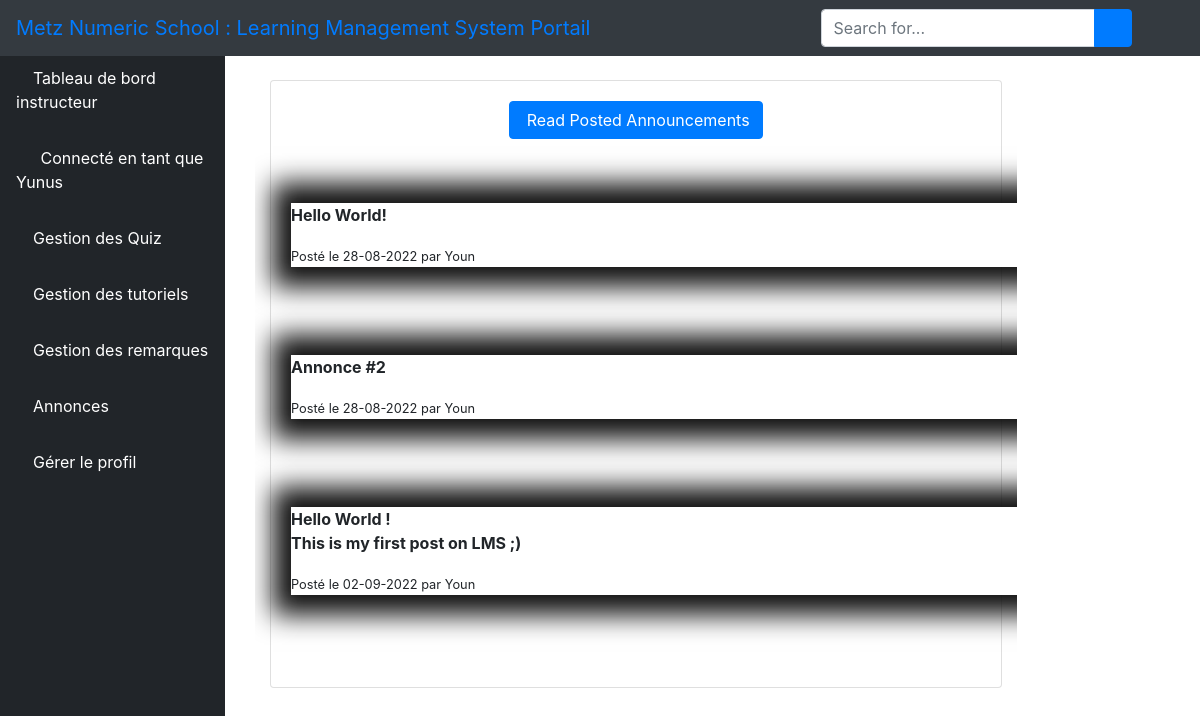
Screenshot of /llchat/ (signed in) with the database file from the repository.
### elearn/models.py (models this page shows)
class User(AbstractUser):
    is_learner = models.BooleanField(default=False)
    is_instructor = models.BooleanField(default=False)
    is_admin = models.BooleanField(default=False)

class Announcement(models.Model):
    user = models.ForeignKey(User, on_delete=models.CASCADE)
    content = models.TextField()
    posted_at = models.DateTimeField(auto_now=True, null=True)
    def __str__(self):
        return str(self.content)

### elearn/views.py (the view)
# urls.py: path('llchat/', views.TiseList.as_view(), name='llchat'),
class TiseList(LoginRequiredMixin, ListView):
    model = Announcement
    template_name = 'dashboard/instructor/tise_list.html'
    def get_queryset(self):
        return Announcement.objects.filter(posted_at__lt=timezone.now()).order_by('posted_at')

### elearn/templates/dashboard/instructor/tise_list.html (shortened to what this page needs)
{% extends 'dashboard/instructor/base.html' %}
{% block body %}
    <div class="container-fluid">
    <div class="row">
        <div class="col-11 mb-3">
            <div class="col-11 mb-3">
                <div id="content-wrapper" style="padding-top: 30px">
                    <div class="container-fluid">
                        <div class="card mb-3">
                            <div class="card-body">
                                <center><a href="/llchat">
                                    <button class="btn btn btn-primary">
                                        Read Posted Announcements
                                    </button>
                                </a><br><br><br></center>
                                {% for chat in object_list %}
                                    <div class="chat"
                                         style="width: 150%; background: white; box-shadow: 2px 0px 25px 20px #111;">
                                        <p><b class="chat-content">{{ chat|linebreaks }}</b></p>
                                        <small class="chat-date">Posté le {{ chat.posted_at }}
                                            par {{ chat.user }}</small>
                                    </div><br><br><br>
                                {% empty %}
                                    <h1 class="heading">Pas encore de message. Soyez le premier à envoyer un message !</h1><br>
                                {% endfor %}
                            </div>
                        </div>
                    </div>
                </div>
            </div>
        </div>
    </div>
{% endblock body %}

### elearn/templates/dashboard/instructor/base.html (shortened to what this page needs)
<!DOCTYPE html>
<html lang="en">
<head>
    {% load static %}
    <link href="{% static 'vendor/fontawesome-free/css/all.min.css' %}" rel="stylesheet" type="text/css">
    <link href="{% static 'vendor/datatables/dataTables.bootstrap4.css' %}" rel="stylesheet">
    <link href="{% static 'css/sb-admin.css' %}" rel="stylesheet">
</head>
<body id="page-top">
<nav class="navbar navbar-expand navbar-dark bg-dark fixed-top">
    <a class="navbar-brand mr-1 text-primary" href="">Metz Numeric School : Learning Management System Portail</a>
    <button class="btn btn-link btn-sm text-white order-1 order-sm-0" id="sidebarToggle" href="#">
        <i class="fas fa-bars"></i>
    </button>
    <form class="d-none d-md-inline-block form-inline ml-auto mr-0 mr-md-3 my-2 my-md-0">
        <div class="input-group">
            <input type="text" class="form-control" placeholder="Search for..." aria-label="Rechercher"
                   aria-describedby="basic-addon2">
            <div class="input-group-append">
                <button class="btn btn-primary" type="button">
                    <i class="fas fa-search"></i>
                </button>
            </div>
        </div>
    </form>
    <ul class="navbar-nav ml-auto ml-md-0">
        <li class="nav-item dropdown no-arrow">
            <a class="nav-link dropdown-toggle" href="#" id="userDropdown" role="button" data-toggle="dropdown"
               aria-haspopup="true" aria-expanded="false">
                <i class="fas fa-user-circle fa-fw text-primary"></i>
            </a>
        </li>
    </ul>
</nav>
<div id="wrapper" style="padding-top: 50px;">
    <ul class="sidebar navbar-nav">
        <li class="nav-item active">
            <a class="nav-link" href="{% url 'instructor' %}">
                <i class="fa fa-home" aria-hidden="true"></i>
                <span>Tableau de bord instructeur</span>
            </a>
        </li>
        <li class="nav-item active">
            <a class="nav-link" href="">
                <i class="fas fa-user-circle fa-fw text-primary"></i>
                <span>Connecté en tant que {{ user.username }}</span>
            </a>
        </li>
        <li class="nav-item dropdown no-arrow">
            <a class="nav-link dropdown-toggle" data-toggle="dropdown" aria-haspopup="true" aria-expanded="false"
               href="">
                <i class="fa fa-th-list" aria-hidden="true"></i>
                <span style="color: white">Gestion des Quiz</span>
            </a>
        </li>
        <li class="nav-item dropdown no-arrow">
            <a class="nav-link dropdown-toggle" data-toggle="dropdown" aria-haspopup="true" aria-expanded="false"
               href="">
                <i class="fas fa-book-reader" aria-hidden="true"></i>
                <span style="color: white">Gestion des tutoriels</span>
            </a>
        </li>
        <li class="nav-item">
            <a class="nav-link" href="{% url 'lnotes' %}">
                <i class="fas fa-pen" aria-hidden="true"></i>
                <span style="color: white">Gestion des remarques</span>
            </a>
        </li>
        <li class="nav-item dropdown no-arrow">
            <a class="nav-link dropdown-toggle" data-toggle="dropdown" aria-haspopup="true" aria-expanded="false"
               href="">
                <i class="fas fa-bell"></i>
                <span style="color: white">Annonces</span>
            </a>
        </li>
        <li class="nav-item dropdown no-arrow">
            <a class="nav-link dropdown-toggle" data-toggle="dropdown" aria-haspopup="true" aria-expanded="false"
               href="">
                <i class="fas fa-user text-default"></i>
                <span style="color: white">Gérer le profil</span>
            </a>
        </li>
    </ul>
    {% block body %}{% endblock %}
</div>

### rows the page displays
User: username "Yunus"
Announcement: posted_at "28-08-2022", user "Youn"
Announcement: posted_at "28-08-2022", user "Youn"
Announcement: content "This is my first post on LMS ;)", posted_at "02-09-2022", user "Youn"
